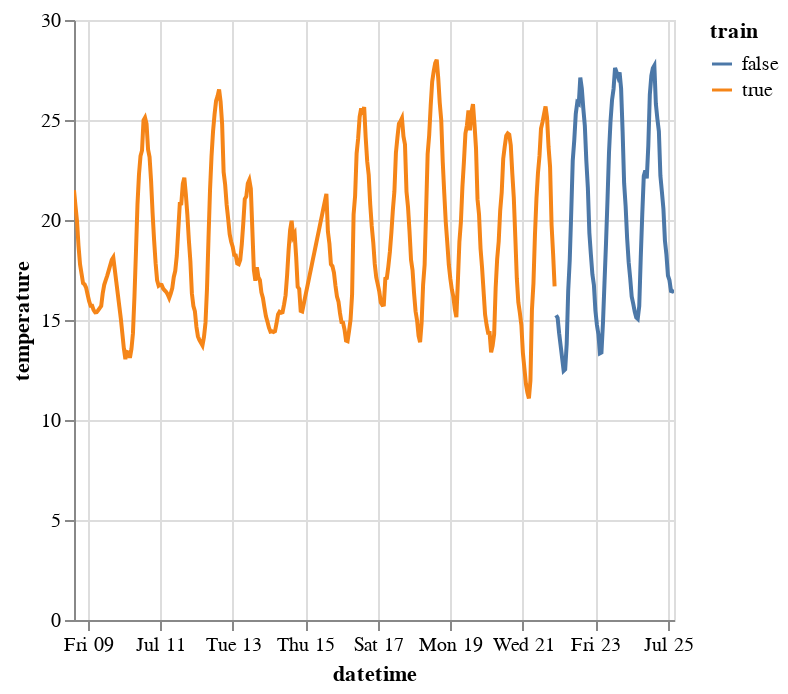

Write notebook code for a chart like this one.
### Code cell
n = len(df)
split_idx = train_per*n

df = df.with_row_index()
df_train = df.filter(pl.col("index") < split_idx).drop("index")
df_test = df.filter(pl.col("index") >= split_idx).drop("index")

df.with_columns(pl.col("index").is_in(df_train.with_row_index()["index"]).alias("train")).plot.line(x="datetime", y="temperature", color="train")

### Figure 1 — Vega-Lite specification as saved in the notebook (floating-point values rounded to 4 significant figures; data arrays with more than 128 entries replaced by an {"elided": "..."} marker saying what was removed)
{"config": {"view": {"continuousWidth": 300, "continuousHeight": 300}}, "data": {"name": "data-0a21d57f34a86e5d845e6cfbaa0869c6"}, "mark": {"type": "line", "tooltip": true}, "encoding": {"color": {"field": "train", "type": "nominal"}, "x": {"field": "datetime", "type": "temporal"}, "y": {"field": "temperature", "type": "quantitative"}}, "params": [{"name": "param_5", "select": {"type": "interval", "encodings": ["x", "y"]}, "bind": "scales"}], "$schema": "https://vega.github.io/schema/vega-lite/v5.20.1.json", "datasets": {"data-0a21d57f34a86e5d845e6cfbaa0869c6": {"elided": "398 records"}}}
